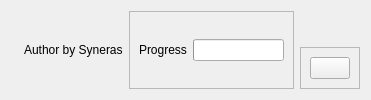
              <widget class="QWidget" name="widget_3" native="true">
               <layout class="QHBoxLayout" name="horizontalLayout_6">
                <item>
                 <widget class="QWidget" name="widget_5" native="true">
                  <layout class="QVBoxLayout" name="verticalLayout_8">
                   <property name="spacing">
                    <number>0</number>
                   </property>
                   <property name="leftMargin">
                    <number>0</number>
                   </property>
                   <property name="topMargin">
                    <number>0</number>
                   </property>
                   <property name="rightMargin">
                    <number>0</number>
                   </property>
                   <property name="bottomMargin">
                    <number>0</number>
                   </property>
                   <item>
                    <widget class="QLabel" name="logo">
                     <property name="maximumSize">
                      <size>
                       <width>70</width>
                       <height>60</height>
                      </size>
                     </property>
                     <property name="text">
                      <string/>
                     </property>
                     <property name="pixmap">
                      <pixmap>../Qss/icons/logo.png</pixmap>
                     </property>
                     <property name="scaledContents">
                      <bool>true</bool>
                     </property>
                    </widget>
                   </item>
                  </layout>
                 </widget>
                </item>
                <item>
                 <widget class="QLabel" name="label_4">
                  <property name="text">
                   <string>Author by Syneras</string>
                  </property>
                 </widget>
                </item>
                <item>
                 <widget class="QFrame" name="frame_2">
                  <property name="frameShape">
                   <enum>QFrame::Shape::StyledPanel</enum>
                  </property>
                  <property name="frameShadow">
                   <enum>QFrame::Shadow::Raised</enum>
                  </property>
                  <layout class="QHBoxLayout" name="horizontalLayout_7">
                   <item>
                    <widget class="QLabel" name="label_3">
                     <property name="text">
                      <string>Progress</string>
                     </property>
                    </widget>
                   </item>
                   <item>
                    <widget class="QProgressBar" name="progressBar">
                     <property name="value">
                      <number>0</number>
                     </property>
                     <property name="textVisible">
                      <bool>false</bool>
                     </property>
                     <property name="orientation">
                      <enum>Qt::Orientation::Horizontal</enum>
                     </property>
                     <property name="invertedAppearance">
                      <bool>false</bool>
                     </property>
                    </widget>
                   </item>
                  </layout>
                 </widget>
                </item>
                <item alignment="Qt::AlignmentFlag::AlignRight|Qt::AlignmentFlag::AlignBottom">
                 <widget class="QFrame" name="sizeGrip">
                  <property name="frameShape">
                   <enum>QFrame::Shape::StyledPanel</enum>
                  </property>
                  <property name="frameShadow">
                   <enum>QFrame::Shadow::Raised</enum>
                  </property>
                  <layout class="QVBoxLayout" name="verticalLayout_7">
                   <item>
                    <widget class="QPushButton" name="pushButton_15">
                     <property name="text">
                      <string/>
                     </property>
                     <property name="icon">
                      <iconset resource="../Qss/icons/_icons.qrc">
                       <normaloff>:/feather/icons/feather/window_grip.png</normaloff>:/feather/icons/feather/window_grip.png</iconset>
                     </property>
                    </widget>
                   </item>
                  </layout>
                 </widget>
                </item>
               </layout>
              </widget>
